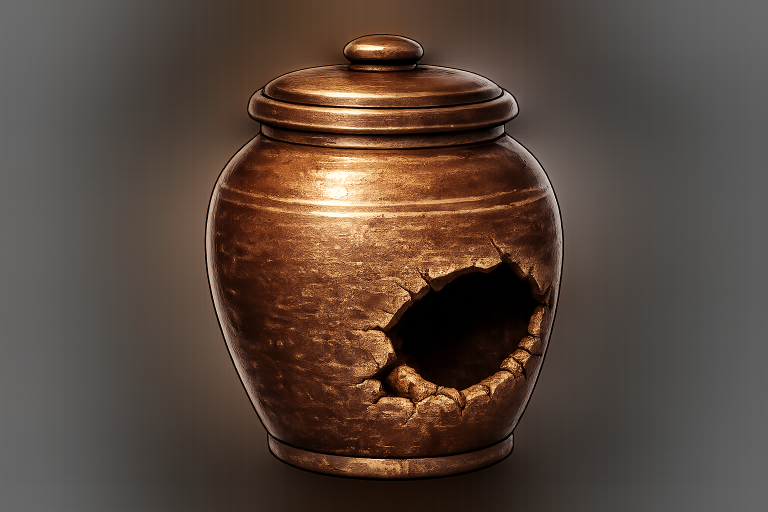
#> input picture assets/art/jars/onggi/thumbnail-no-toad.png, 1536 x 1024 px (shown at 1/2 size)
$ python fix_jar_thumbnails_once.py
#> lines starting #> are read from the running program, lines starting #| are printed output that depends on the picture; after the words box and inside, x2 and y2 are one past the last pixel; in counts of white or black regions, pixels touching at a corner belong together
from __future__ import annotations

import re
from pathlib import Path

import cv2
import numpy as np
from PIL import Image, ImageDraw

ROOT = Path(__file__).resolve().parents[1]
TARGETS = [
    ROOT / "assets/art/jars/onggi/thumbnail-no-toad.png",
    ROOT / "assets/art/jars/celadon/thumbnail-no-toad.png",
    ROOT / "assets/art/jars/moon-white/thumbnail-no-toad.png",
    ROOT / "assets/art/jars/night-lacquer/thumbnail-no-toad.png",
]

# Generous jar-shaped GrabCut boundary. It excludes the authored gradient
# background while preserving the complete lid, body, broken rim and base.
POLYGON = np.array(
    [
        [0.43, 0.015], [0.57, 0.015], [0.59, 0.065], [0.68, 0.09],
        [0.72, 0.14], [0.73, 0.21], [0.78, 0.32], [0.79, 0.70],
        [0.76, 0.88], [0.68, 0.97], [0.32, 0.97], [0.24, 0.88],
        [0.21, 0.70], [0.22, 0.32], [0.27, 0.21], [0.28, 0.14],
        [0.32, 0.09], [0.41, 0.065],
    ],
    dtype=np.float32,
)

CACHE_VERSION = "20260805-jar-clean2"
CSS_MARKER = "/* CLEAN JAR THUMBNAILS V2 */"


def cut_out_jar(path: Path) -> Image.Image:
    original = cv2.imread(str(path), cv2.IMREAD_COLOR)
#> original is the input picture: shape (1024, 1536, 3); mean B, G, R 59.9, 70.3, 87.3
    if original is None:
        raise RuntimeError(f"Unable to read {path}")

    source_h, source_w = original.shape[:2]
#> source_h = 1024; source_w = 1536
    work_w = 512
    work_h = round(source_h * work_w / source_w)
#> work_h = 341
    work = cv2.resize(original, (work_w, work_h), interpolation=cv2.INTER_AREA)

    points = np.column_stack((POLYGON[:, 0] * work_w, POLYGON[:, 1] * work_h)).astype(np.int32)
    mask = np.full((work_h, work_w), cv2.GC_BGD, dtype=np.uint8)
    cv2.fillPoly(mask, [points], cv2.GC_PR_FGD)
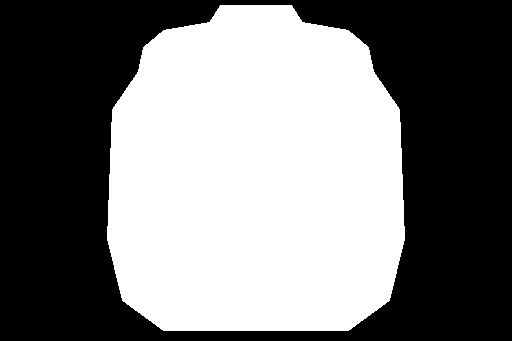
#> mask: shape (341, 512); values 0 (black) and 3 (white), 48% white; 1 white region

    # Definite foreground seeds are placed on solid ceramic regions, away from
    # the opening and away from the gradient background.
    cv2.ellipse(
        mask,
        (round(work_w * 0.45), round(work_h * 0.58)),
        (round(work_w * 0.08), round(work_h * 0.20)),
        0,
        0,
        360,
        cv2.GC_FGD,
        -1,
    )
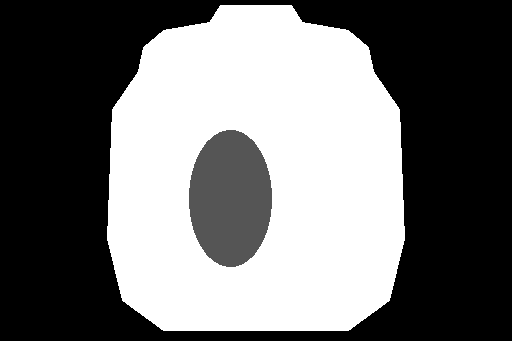
#> mask: shape (341, 512); 5.12% of pixels changed, all inside (x1, y1, x2, y2) = (189, 130, 272, 267); drawn with min black and max white
    cv2.ellipse(
        mask,
        (round(work_w * 0.50), round(work_h * 0.18)),
        (round(work_w * 0.09), round(work_h * 0.045)),
        0,
        0,
        360,
        cv2.GC_FGD,
        -1,
    )
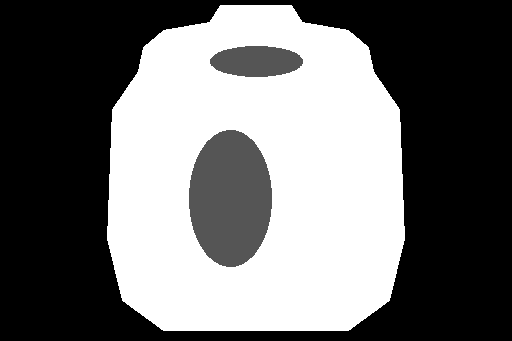
#> mask: shape (341, 512); 1.3% of pixels changed, all inside (x1, y1, x2, y2) = (210, 46, 303, 77); drawn with min black and max white

    background_model = np.zeros((1, 65), dtype=np.float64)
    foreground_model = np.zeros((1, 65), dtype=np.float64)
    cv2.grabCut(
        work,
        mask,
        None,
        background_model,
        foreground_model,
        6,
        cv2.GC_INIT_WITH_MASK,
    )

    foreground = np.where(
        (mask == cv2.GC_FGD) | (mask == cv2.GC_PR_FGD), 255, 0
    ).astype(np.uint8)
    foreground = cv2.morphologyEx(
        foreground,
        cv2.MORPH_OPEN,
        cv2.getStructuringElement(cv2.MORPH_ELLIPSE, (3, 3)),
    )

    count, labels, stats, _ = cv2.connectedComponentsWithStats((foreground > 0).astype(np.uint8), 8)
#> count = 2
    candidates = [
        index
        for index in range(1, count)
        if stats[index, cv2.CC_STAT_AREA] > work_h * work_w * 0.005
    ]
#> candidates = [1]
    if not candidates:
        raise RuntimeError(f"Could not isolate jar in {path}")

    main_label = max(candidates, key=lambda index: stats[index, cv2.CC_STAT_AREA])
#> main_label = 1
    component = np.where(labels == main_label, 255, 0).astype(np.uint8)
    component = cv2.morphologyEx(
        component,
        cv2.MORPH_CLOSE,
        cv2.getStructuringElement(cv2.MORPH_ELLIPSE, (7, 7)),
    )

    contours, _ = cv2.findContours(component, cv2.RETR_EXTERNAL, cv2.CHAIN_APPROX_SIMPLE)
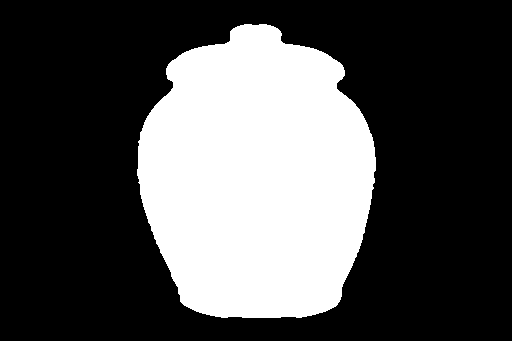
#> component: shape (341, 512); 31.4% white; 1 white region
    contour = max(contours, key=cv2.contourArea)
    silhouette = np.zeros_like(component)
    cv2.drawContours(silhouette, [contour], -1, 255, cv2.FILLED)

    # Fill the broken opening as part of the jar silhouette so its dark interior
    # remains intact rather than becoming transparent.
    silhouette = cv2.resize(
        silhouette,
        (source_w, source_h),
        interpolation=cv2.INTER_LINEAR,
    )
    alpha = cv2.GaussianBlur(silhouette, (0, 0), 1.0)

    rgba = cv2.cvtColor(original, cv2.COLOR_BGR2RGBA)
    rgba[:, :, 3] = alpha
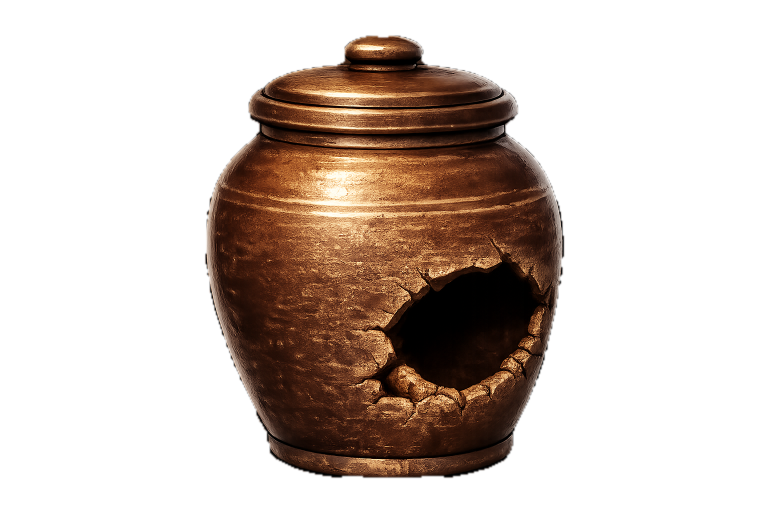
#> rgba: shape (1024, 1536, 4) (shown at 1/2 size); mean R, G, B, A 87.3, 70.3, 59.9, 80.2; transparent parts drawn white
    ys, xs = np.nonzero(alpha > 3)
    if not len(xs):
        raise RuntimeError(f"Cutout became empty for {path}")

    left, right = int(xs.min()), int(xs.max()) + 1
#> left = 408; right = 1131
    top, bottom = int(ys.min()), int(ys.max()) + 1
#> top = 69; bottom = 958
    cropped = Image.fromarray(rgba[top:bottom, left:right], "RGBA")

    canvas_size = 512
    maximum_extent = 440
    scale = min(maximum_extent / cropped.width, maximum_extent / cropped.height)
#> scale = 0.495
    target_w = max(1, round(cropped.width * scale))
#> target_w = 358
    target_h = max(1, round(cropped.height * scale))
#> target_h = 440
    resized = cropped.resize((target_w, target_h), Image.Resampling.LANCZOS)
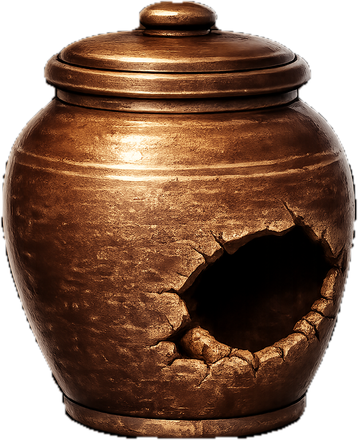
#> resized: PIL image 358x440 RGBA; mean R, G, B, A 78.1, 48.3, 30.8, 196.2; transparent parts drawn white

    canvas = Image.new("RGBA", (canvas_size, canvas_size), (0, 0, 0, 0))
#> canvas: PIL image 512x512 RGBA; every value is 0
    canvas.alpha_composite(
        resized,
        ((canvas_size - target_w) // 2, (canvas_size - target_h) // 2),
    )
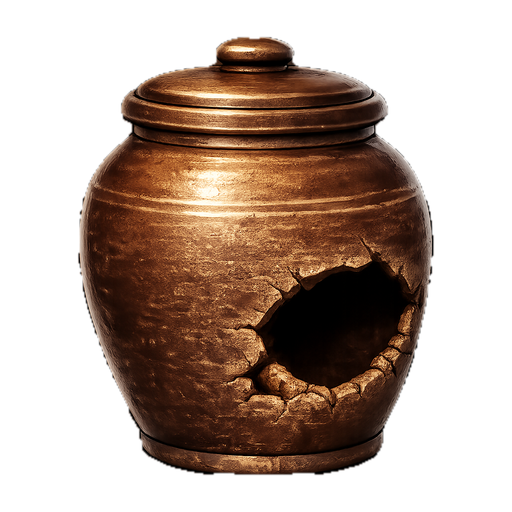
#> canvas: PIL image 512x512 RGBA; mean R, G, B, A 47, 29, 18.5, 117.9; transparent parts drawn white
    canvas.save(path, format="PNG", optimize=True)

    corner_alpha = [canvas.getpixel(point)[3] for point in [(0, 0), (511, 0), (0, 511), (511, 511)]]
#> corner_alpha = [0, 0, 0, 0]
    if any(corner_alpha):
        raise RuntimeError(f"Transparent canvas verification failed for {path}")

    print(
        f"cleaned {path.relative_to(ROOT)}: {source_w}x{source_h} opaque source -> "
        f"512x512 transparent cutout ({target_w}x{target_h} visible)"
    )
#| cleaned assets/art/jars/onggi/thumbnail-no-toad.png: 1536x1024 opaque source -> 512x512 transparent cutout (358x440 visible)
    return canvas


# [4 lines left out: function replace_required, not called in this run]


def patch_renderer() -> None:
    path = ROOT / "assets/js/shop-navigation.js"
    text = path.read_text(encoding="utf-8")
    text = text.replace("20260805-jar-thumbnails1", CACHE_VERSION)

    text = replace_required(
        text,
        '''  const visual = document.createElement("span");
  visual.className = "shop-category-visual";
  visual.dataset.category = category.id;
  if (category.id === "jar" || category.id === "outfit") {
    visual.style.background = "transparent";
    visual.style.borderColor = "rgba(255, 255, 255, 0.07)";
  }
''',
        '''  const visual = document.createElement("span");
  visual.className = category.id === "jar"
    ? "shop-category-visual shop-jar-visual"
    : "shop-category-visual";
  visual.dataset.category = category.id;
  if (category.id === "outfit") {
    visual.style.background = "transparent";
    visual.style.borderColor = "rgba(255, 255, 255, 0.07)";
  }
''',
        "category jar visual",
    )

    text = replace_required(
        text,
        '''  const visual = document.createElement("div");
  visual.className = "shop-item-visual";
  visual.dataset.category = item.category;
  if (item.category === "jar" || item.category === "outfit") {
    visual.style.background = "transparent";
    visual.style.borderColor = "rgba(255, 255, 255, 0.07)";
  }
''',
        '''  const visual = document.createElement("div");
  visual.className = item.category === "jar"
    ? "shop-item-visual shop-jar-visual"
    : "shop-item-visual";
  visual.dataset.category = item.category;
  if (item.category === "outfit") {
    visual.style.background = "transparent";
    visual.style.borderColor = "rgba(255, 255, 255, 0.07)";
  }
''',
        "product jar visual",
    )
    path.write_text(text, encoding="utf-8")


# [104 lines left out: functions patch_styles, patch_cache_links, create_preview, not called in this run]


def main() -> None:
    cleaned: list[tuple[str, Image.Image]] = []
    for target in TARGETS:
        cleaned.append((target.parent.name, cut_out_jar(target)))
#> pass 2 of the loop in main, `for target in TARGETS:`:
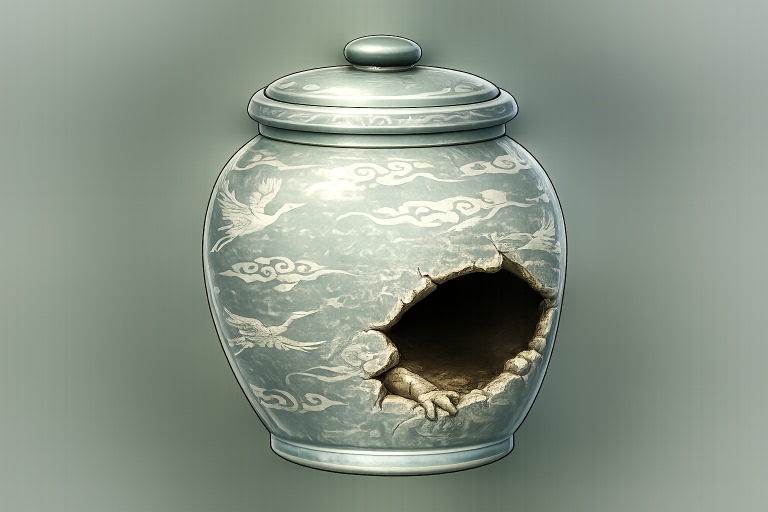
#> input picture assets/art/jars/celadon/thumbnail-no-toad.png, 1536 x 1024 px (shown at 1/2 size)
#> in cut_out_jar, original is the input picture: shape (1024, 1536, 3); mean B, G, R 135.3, 148.7, 137.8
#> in cut_out_jar (call 2), `contours, _ = cv2.findContours(component, cv2.RETR_EXTERNAL, cv2.CHAIN..`:
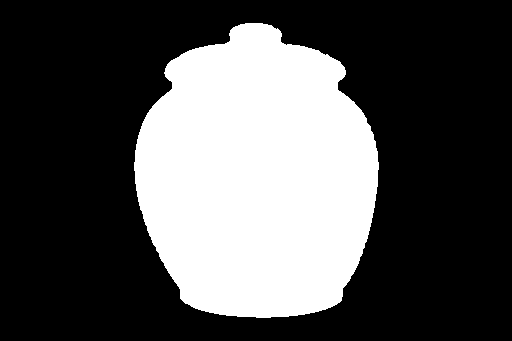
#> component: shape (341, 512); 32% white; 1 white region, box (x1, y1, x2, y2) and area: (134, 23, 379, 318) 55890
#> cropped: PIL image 741x892 RGBA
#> resized: PIL image 366x440 RGBA
#> in cut_out_jar (call 2), `canvas.alpha_composite( resized, ((canvas_size - target_w) // 2, (canv..`:
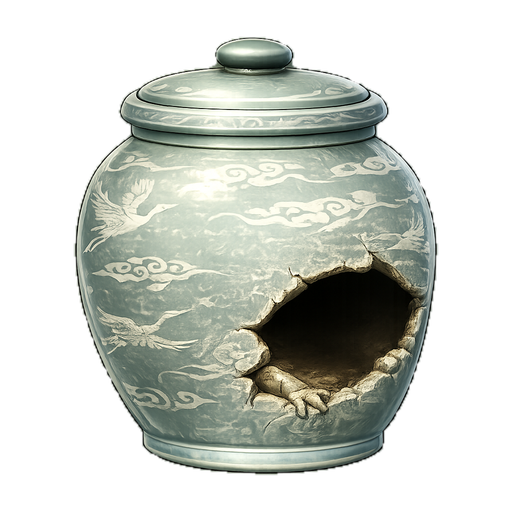
#> canvas: PIL image 512x512 RGBA; mean R, G, B, A 69.5, 73.1, 66.1, 119.3; transparent parts drawn white
#| cleaned assets/art/jars/celadon/thumbnail-no-toad.png: 1536x1024 opaque source -> 512x512 transparent cutout (366x440 visible)
#> pass 3 of the loop in main, `for target in TARGETS:`:
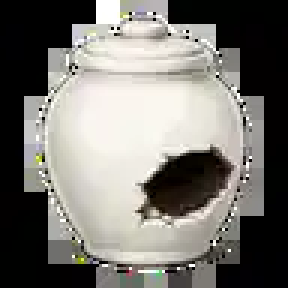
#> input picture assets/art/jars/moon-white/thumbnail-no-toad.png, 96 x 96 px (shown 3 times larger)
#> in cut_out_jar, original is the input picture: shape (96, 96, 3); mean B, G, R 113.1, 118.5, 120.7
#> work: shape (512, 512, 3)
#> in cut_out_jar (call 3), `cv2.ellipse( mask, (round(work_w * 0.50), round(work_h * 0.18)), (roun..`:
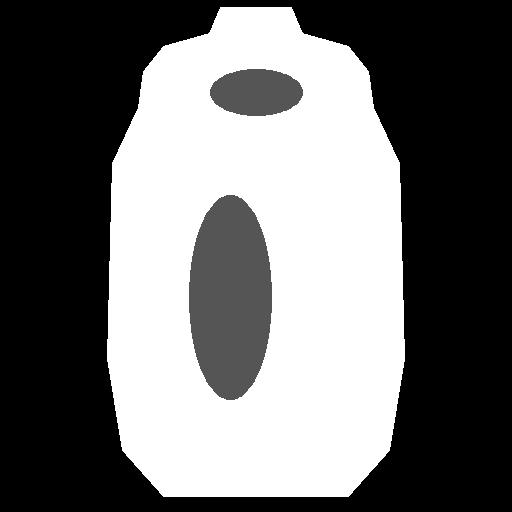
#> mask: shape (512, 512); min 0, max 3, mean 1.31; drawn with min black and max white
#> component: shape (512, 512); 41.5% white; 1 white region, box (x1, y1, x2, y2) and area: (107, 32, 401, 469) 108843
#> cropped: PIL image 59x86 RGBA
#> resized: PIL image 302x440 RGBA
#> in cut_out_jar (call 3), `canvas.alpha_composite( resized, ((canvas_size - target_w) // 2, (canv..`:
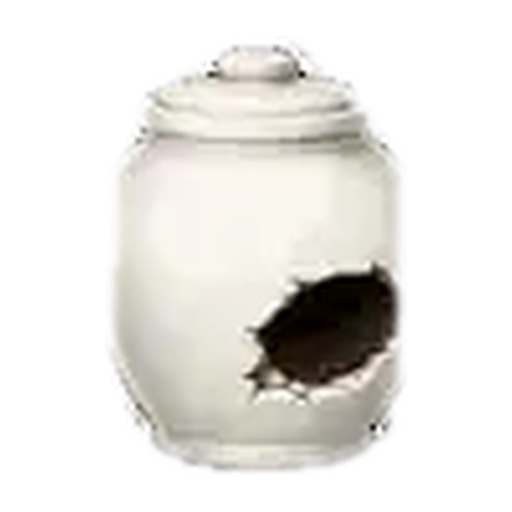
#> canvas: PIL image 512x512 RGBA; mean R, G, B, A 85.5, 83.6, 79.7, 97.6; transparent parts drawn white
#| cleaned assets/art/jars/moon-white/thumbnail-no-toad.png: 96x96 opaque source -> 512x512 transparent cutout (302x440 visible)
#> the loop made 4 passes; the first 3 are shown

    patch_renderer()
    patch_styles()
    patch_cache_links()
    create_preview(cleaned)


if __name__ == "__main__":
#> (the run stopped early here; a loop or call above may not have finished)
